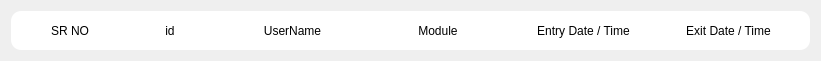
<?xml version="1.0" encoding="UTF-8"?>
<ui version="4.0">
 <class>report</class>
 <widget class="QWidget" name="report">
  <property name="geometry">
   <rect>
    <x>0</x>
    <y>0</y>
    <width>821</width>
    <height>61</height>
   </rect>
  </property>
  <property name="windowTitle">
   <string>Form</string>
  </property>
  <layout class="QVBoxLayout" name="verticalLayout">
   <item>
    <widget class="QWidget" name="widget" native="true">
     <property name="styleSheet">
      <string notr="true">#widget
{	
	background-color: rgb(255, 255, 255);
	border-radius:10px;
}</string>
     </property>
     <layout class="QHBoxLayout" name="horizontalLayout">
      <property name="spacing">
       <number>0</number>
      </property>
      <item>
       <widget class="QLabel" name="lblSrNo">
        <property name="maximumSize">
         <size>
          <width>100</width>
          <height>16777215</height>
         </size>
        </property>
        <property name="text">
         <string>SR NO</string>
        </property>
        <property name="alignment">
         <set>Qt::AlignCenter</set>
        </property>
       </widget>
      </item>
      <item>
       <widget class="QLabel" name="lblId">
        <property name="maximumSize">
         <size>
          <width>100</width>
          <height>16777215</height>
         </size>
        </property>
        <property name="frameShape">
         <enum>QFrame::NoFrame</enum>
        </property>
        <property name="text">
         <string>id</string>
        </property>
        <property name="alignment">
         <set>Qt::AlignCenter</set>
        </property>
       </widget>
      </item>
      <item>
       <widget class="QLabel" name="lblName">
        <property name="maximumSize">
         <size>
          <width>300</width>
          <height>16777215</height>
         </size>
        </property>
        <property name="frameShape">
         <enum>QFrame::NoFrame</enum>
        </property>
        <property name="text">
         <string>UserName</string>
        </property>
        <property name="alignment">
         <set>Qt::AlignCenter</set>
        </property>
       </widget>
      </item>
      <item>
       <widget class="QLabel" name="lblmodule">
        <property name="maximumSize">
         <size>
          <width>200</width>
          <height>16777215</height>
         </size>
        </property>
        <property name="frameShape">
         <enum>QFrame::NoFrame</enum>
        </property>
        <property name="text">
         <string>Module</string>
        </property>
        <property name="alignment">
         <set>Qt::AlignCenter</set>
        </property>
       </widget>
      </item>
      <item>
       <widget class="QLabel" name="lblentry">
        <property name="maximumSize">
         <size>
          <width>250</width>
          <height>16777215</height>
         </size>
        </property>
        <property name="frameShape">
         <enum>QFrame::NoFrame</enum>
        </property>
        <property name="text">
         <string>Entry Date / Time</string>
        </property>
        <property name="alignment">
         <set>Qt::AlignCenter</set>
        </property>
       </widget>
      </item>
      <item>
       <widget class="QLabel" name="lblexit">
        <property name="maximumSize">
         <size>
          <width>250</width>
          <height>16777215</height>
         </size>
        </property>
        <property name="frameShape">
         <enum>QFrame::NoFrame</enum>
        </property>
        <property name="text">
         <string>Exit Date / Time</string>
        </property>
        <property name="alignment">
         <set>Qt::AlignCenter</set>
        </property>
       </widget>
      </item>
     </layout>
    </widget>
   </item>
  </layout>
 </widget>
 <resources/>
 <connections/>
</ui>
